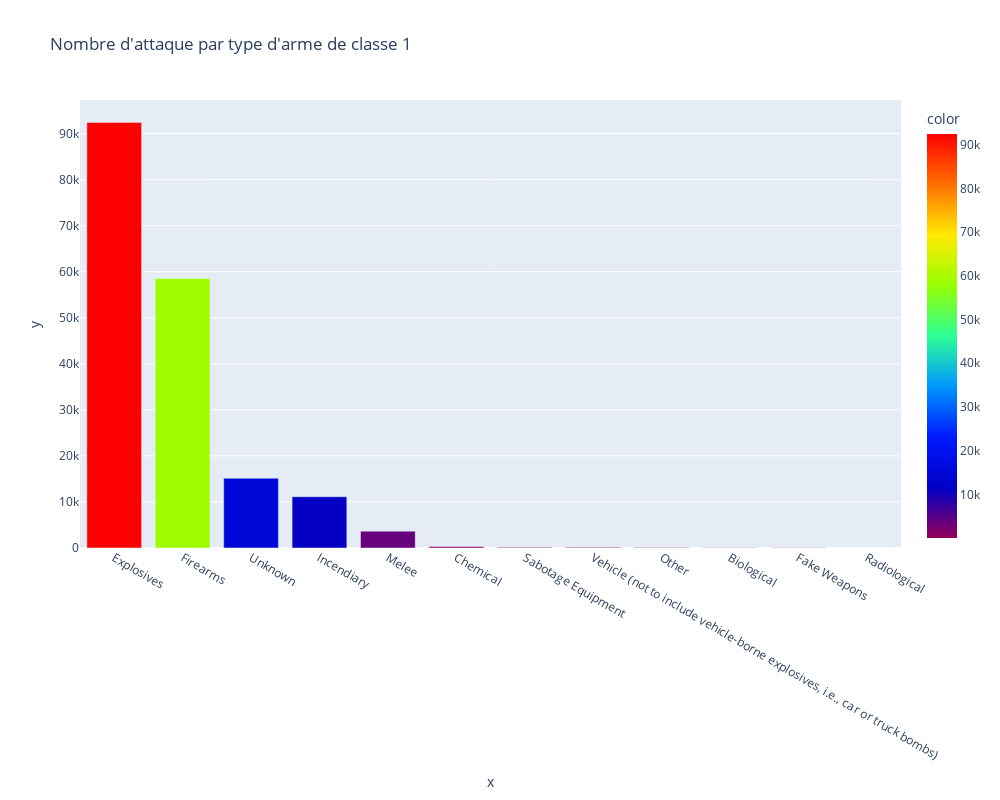

Notebook code cell kept with this figure:
### Code cell
counts1 = cleaned_data['weaptype1_txt'].value_counts()
fig = px.bar(cleaned_data, y=counts1.values, x=counts1.index, height=800, width=1000,color=counts1.values,color_continuous_scale=px.colors.sequential.Rainbow, orientation='v', title="Nombre d'attaque par type d'arme de classe 1")
fig.show()

### Figure 1 — Plotly figure (JSON) as saved in the notebook; plotly's stock layout.template omitted (floating-point values rounded to 4 significant figures)
{"data": [{"alignmentgroup": "True", "hovertemplate": "x=%{x}<br>y=%{y}<br>color=%{marker.color}<extra></extra>", "legendgroup": "", "marker": {"color": [92426, 58524, 15157, 11135, 3655, 321, 141, 136, 114, 35, 33, 14], "coloraxis": "coloraxis", "pattern": {"shape": ""}}, "name": "", "offsetgroup": "", "orientation": "v", "showlegend": false, "textposition": "auto", "type": "bar", "x": ["Explosives", "Firearms", "Unknown", "Incendiary", "Melee", "Chemical", "Sabotage Equipment", "Vehicle (not to include vehicle-borne explosives, i.e., car or truck bombs)", "Other", "Biological", "Fake Weapons", "Radiological"], "xaxis": "x", "y": [92426, 58524, 15157, 11135, 3655, 321, 141, 136, 114, 35, 33, 14], "yaxis": "y"}], "layout": {"barmode": "relative", "coloraxis": {"colorbar": {"title": {"text": "color"}}, "colorscale": [[0, "rgb(150,0,90)"], [0.125, "rgb(0,0,200)"], [0.25, "rgb(0,25,255)"], [0.375, "rgb(0,152,255)"], [0.5, "rgb(44,255,150)"], [0.625, "rgb(151,255,0)"], [0.75, "rgb(255,234,0)"], [0.875, "rgb(255,111,0)"], [1, "rgb(255,0,0)"]]}, "height": 800, "legend": {"tracegroupgap": 0}, "title": {"text": "Nombre d'attaque par type d'arme de classe 1"}, "width": 1000, "xaxis": {"anchor": "y", "domain": [0, 1], "title": {"text": "x"}}, "yaxis": {"anchor": "x", "domain": [0, 1], "title": {"text": "y"}}}}
